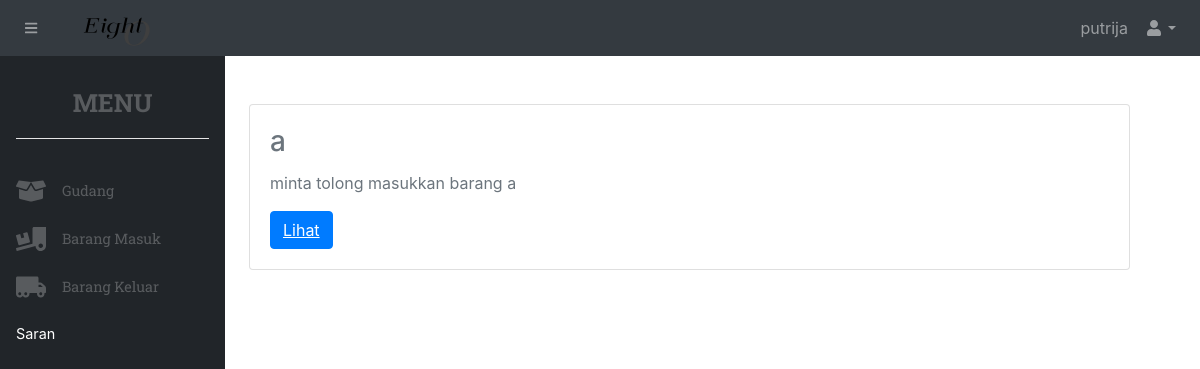
Before: /stockbarang/saran.php (signed in) with the older database file.
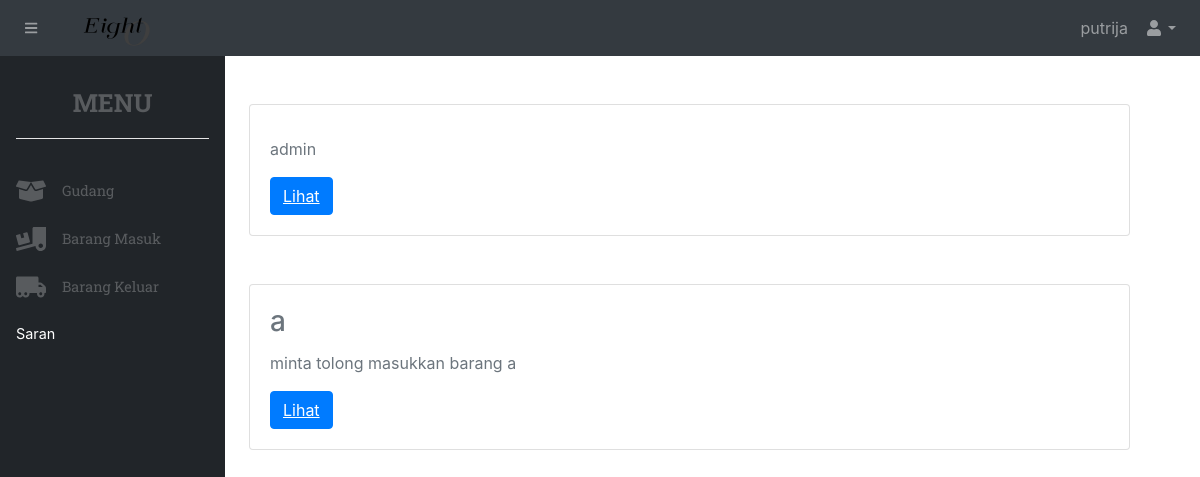
After: the same page with the newer database file.
### tables this page shows
CREATE TABLE `saran` (
  `idsaran` int(11) NOT NULL,
  `iduser` int(11) NOT NULL,
  `isi` text NOT NULL,
  `waktu` varchar(255) NOT NULL,
  `tujuan` varchar(255) NOT NULL DEFAULT 'umum',
  `level` varchar(255) NOT NULL
);

CREATE TABLE `akun` (
  `id` int(20) NOT NULL,
  `username` varchar(20) NOT NULL,
  `email` varchar(100) NOT NULL,
  `password` text NOT NULL,
  `level` varchar(5) NOT NULL,
  `code` varchar(255) NOT NULL
);

### stockbarang/saran.php (the view, shortened to what this page needs)
<?php
    include "include/header.php";
?>
<?php
$ambil = $koneksi -> query("SELECT * FROM saran JOIN akun ON saran.iduser = akun.id ORDER BY waktu DESC");
$sudahada = [];
while ($pecah = $ambil -> fetch_assoc()) { ?>
<div style="width: 100%;" class="mt-5">
    <?php if(!in_array($pecah['username'], $sudahada)&&($pecah['level']!='admin')) : ?>
    <div style="width: 100%;" class="">
        <div style="width: 95%;" class="card">
            <div class="card-body">
                <h3 class="card-title"><?php echo $pecah['username'] ?></h3>
                <p class="card-text"><?php echo $pecah['isi'] ?></p>
                <a href="saran.php?id=<?php echo $pecah['id'] ?>&balas=true" class="btn btn-primary">Lihat</a>
            </div>
        </div>
    </div>
    <?php else: ?>
    <?php endif; ?>
    <?php $sudahada[] = $pecah['username']; ?>
</div>
<?php } ?>
<?php
    include "include/footer.php";
?>

Changed rows visible on the page:
added saran: isi "admin"
